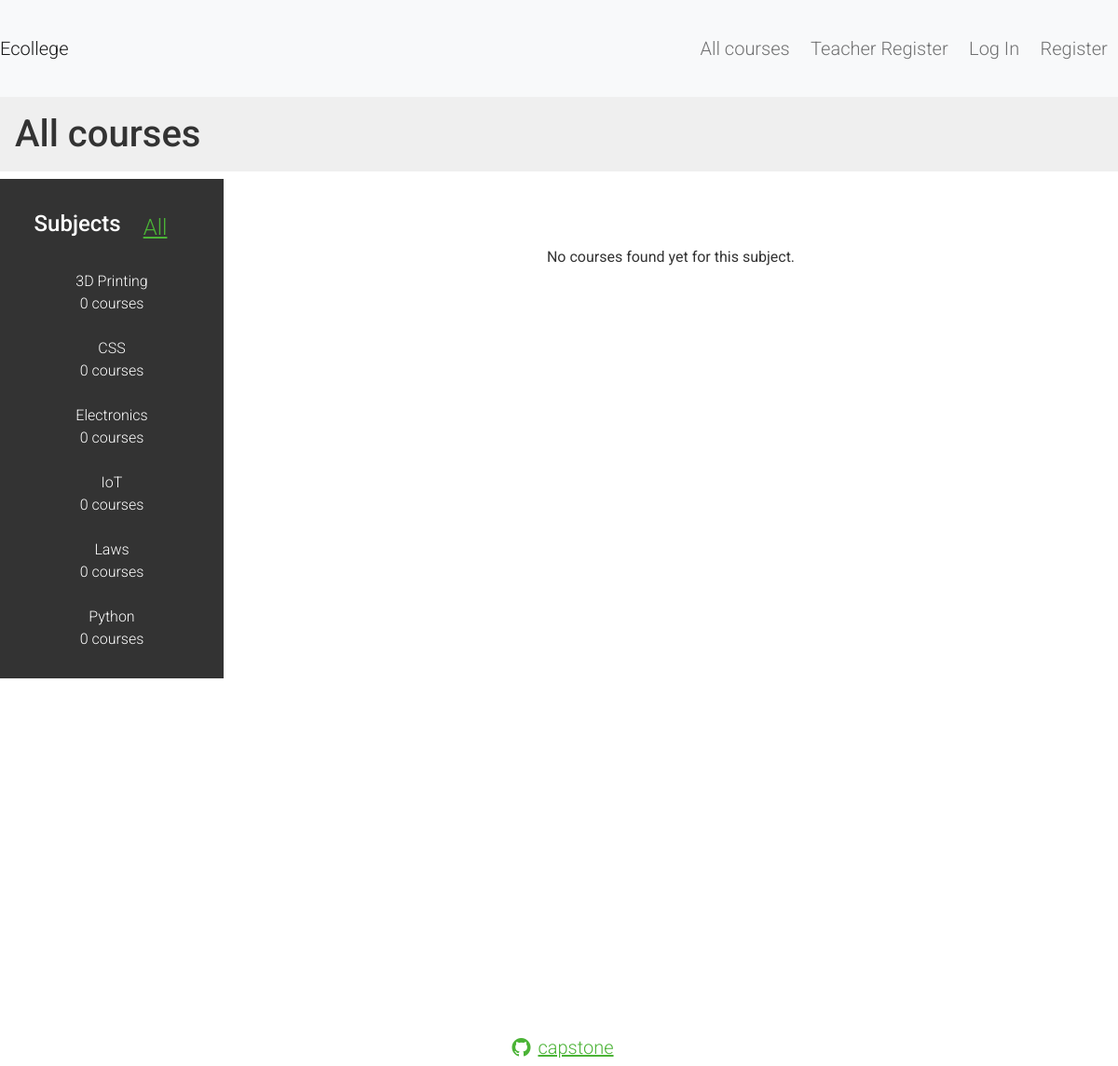
The app's page /course_list, older data.
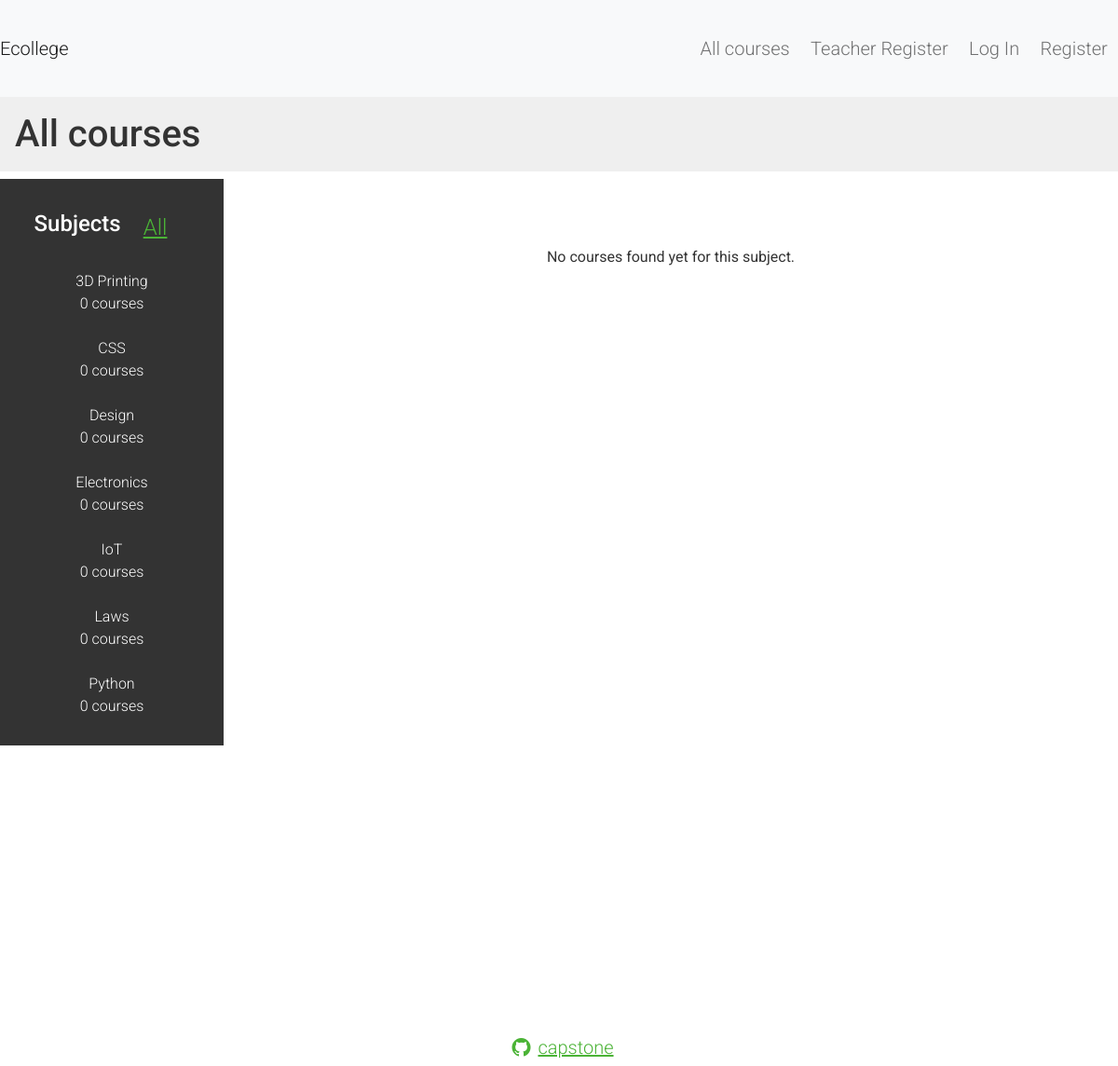
The same page, newer data.
### ecollege/models.py (models this page shows, shortened)
class Subject(models.Model):
    title = models.CharField(max_length=200)
    slug = models.SlugField(max_length=200, unique=True)
    class Meta:
        ordering = ['title']

### ecollege/views.py (the view)
# urls.py: path('course_list', CourseListView.as_view(), name='course_list'),
class CourseListView(TemplateResponseMixin, View):
  model = Course
  template_name = 'courses/course/list.html'
  def get(self, request, subject=None):
    subjects = Subject.objects.annotate(total_courses=Count('courses'))
    courses = Course.objects.annotate(total_modules=Count('modules'))
    if subject:
      subject = get_object_or_404(Subject, slug=subject)
      courses = courses.filter(subject=subject)
    return self.render_to_response({'subjects':subjects, 'subject':subject, 'courses': courses})

### ecollege/templates/courses/course/list.html (shortened to what this page needs)
{% extends "layout.html" %}
{% load static %}
{% block content %}
    <h1>
      {% if subject %}
        {{ subject.title }} courses
      {% else %}
        All courses
      {% endif %}
    </h1>
    <div class="navbar contents d-flex align-items-center justify-content-center ">
      <h4 class="dropdown-toggle p-2"{% if not subject %}class="selected"{% endif %}
        id="dropdownMenuButton1" data-bs-toggle="dropdown" aria-expanded="false"> Subjects </h4>
      <a id="all_link" class="p-4" href="{% url 'course_list' %}">All</a>
      <ul id="modules" class="dropdown-menu " aria-labelledby="dropdownMenuButton1">
        {% for s in subjects %}
          <li {% if subject == s %}class="selected"{% endif %}>
            <a href="{% url 'course_list_subject' s.slug %}">
              {{ s.title }}<br><span>{{ s.total_courses }} courses</span>
            </a>
          </li>
        {% endfor %}
      </ul>
    </div>
    <div class="module">
      <div id="courses_card">
        {% for course in courses %}
          {% with subject=course.subject %}
            <div id="course_div" class="card shadow-sm">
              <h3><a href="{% url 'course_detail' course.slug %}" > {{ course.title }} </a></h3>
              <p><a href="{% url 'course_list_subject' subject.slug %}"> {{ subject}} </a>
                {{ course.total_modules }} modules.
                Instructor: {{ course.owner.get_full_name }}
              </p>
            </div>
          {% endwith %}
        {% empty %}
            <p>No courses found yet for this subject. </p>
        {% endfor %}
      </div>
    </div>
{% endblock %}

### ecollege/templates/layout.html (shortened to what this page needs)
{% load static %}
<!doctype html>
<html lang="en">
    <head>
        <link href="https://cdn.jsdelivr.net/npm/bootstrap@5.0.2/dist/css/bootstrap.min.css" rel="stylesheet">
        <link rel="stylesheet" href="https://cdn.jsdelivr.net/npm/bootstrap-icons@1.5.0/font/bootstrap-icons.css">
        <link href="{% static 'ecollege/css/main.css' %}" rel="stylesheet">
    </head>
    <body>
        <div class=" py-4 bg-light">
                <nav class="navbar navbar-expand-lg navbar-light bg-light">
                    <a class="navbar-brand ml-md-5" href="{% url 'index' %}">Ecollege</a>
                    <div class="collapse navbar-collapse mr-3"  id="navbarTogglerDemo01">
                        <ul id="navbar" class="navbar-nav align-items-end h5 ">
                            <li class="nav-item">
                                <a class="nav-link" href="{% url 'course_list'  %}">All courses</a>
                            </li>
                            {% if user.is_authenticated %}
                                <li class="nav-item">
                                    <a class="nav-link user" id="{{ user.username }}" href="{% url 'user_course_list' %}"><strong>{{ user.username }}</strong></a>
                                </li>
                                <li class="nav-item">
                                    <a class="nav-link user"  href="{% url 'manage_course_list' %}">Content</a>
                                </li>
                                <li class="nav-item">
                                    <a class="nav-link" href="{% url 'logout' %}">Log Out</a>
                                </li>
                            {% else %}
                                <li class="nav-item">
                                    <a class="nav-link" href="{% url 'teacher_registration'  %}">Teacher Register</a>
                                </li>
                                <li class="nav-item">
                                    <a class="nav-link" href="{% url 'login' %}">Log In</a>
                                </li>
                                <li class="nav-item">
                                    <a class="nav-link" href="{% url 'student_registration' %}">Register</a>
                                </li>
                            {% endif %}
                        </ul>
                    </div>
                </nav>
        </div>
            {% block content %}
            {% endblock %}
        <footer class="col-12 footer d-flex align-items-center justify-content-center pt-5">
            <h5 class="">
                <a href="https://github.com/coglescode/capstone"><i class="bi bi-github mx-2"></i>capstone</a>
            </h5>
        </footer>
    </body>
</html

### ecollege/static/ecollege/css/main.css (style rules this page uses)
nav { position: fixed; top: 0; width: 100%; transition: top 0.3s; }
body { height: 100vh; }
body { margin:0; font-family:'Roboto', sans-serif; font-weight:400; color:#333; }
a { color:#4bb336; font-family:'Roboto', sans-serif; font-weight:300; text-align: center; }
h1 { background:#efefef; width:100%; overflow:auto; padding: 1rem; }
.module { width:100%; height: 100vh; text-align: center; margin: 2rem 0; }
.contents { background:#333; color: #fff; font-family:'Roboto', sans-serif; }
#all_link { font-size: 1.5rem; }
.contents ul { list-style:none; margin:0; padding:0; width:100%; background:#333; }
.contents ul li { margin:0 0 10px 0; padding:4px 10px 10px; overflow:auto; }
.contents ul a { display:block; color:#fff; text-decoration:none; }
.module p:last-child { margin: 1rem; }
#courses_card { display: flex; flex-flow: row wrap; justify-content: center; align-content: space-between; width: 100%; margin-top: 2rem; }
#navbar { display: flex; flex-flow: column; align-items: flex-end; width: 100%; }
@media (min-width: 768px) { #courses_card { margin-top: 3rem; } }
@media (min-width: 768px) { #navbar { display: flex; flex-flow: column; justify-content: space-between; width: 100%; } }
@media (min-width: 992px) { #navbar { flex-flow: row; justify-content: flex-end; } }
@media (min-width: 1200px) { .module p:last-child { margin: 2rem; } }
@media (min-width: 1200px) { .contents { width:20%; padding:10px; float:left; } }
@media (min-width: 1200px) { #courses_card { margin: 3rem auto 0 auto; width: 70%; } }
@media (min-width: 1200px) { #navbar li { margin: 0 0.2rem; } }

Row changes from the older to the newer data that the page shows:
added Subject: title "Design", total_courses "0"
